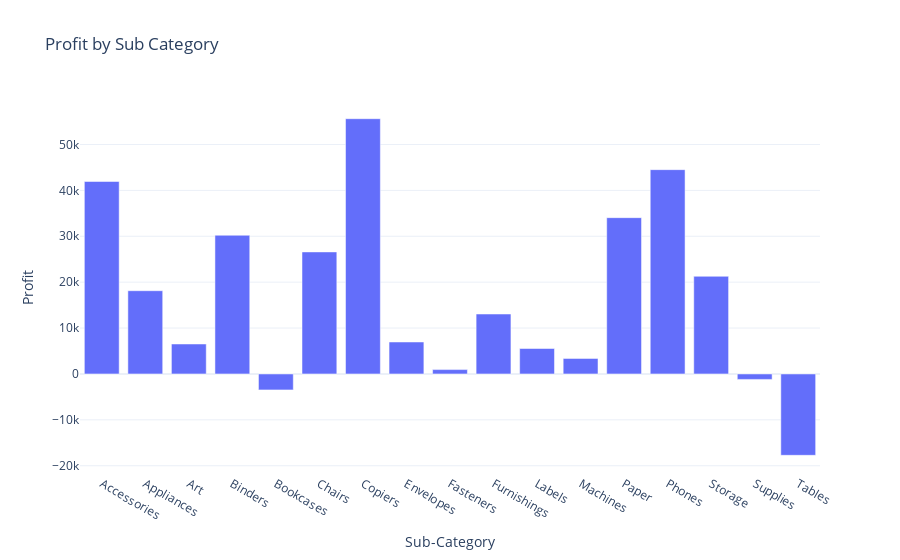

Notebook source saved alongside this figure:
### Code cell
fig=px.bar(profit_by_subcategory,x='Sub-Category',y='Profit',title='Profit by Sub Category')
fig.show()

### Figure 1 — Plotly figure (JSON) as saved in the notebook; plotly's stock layout.template omitted (floating-point values rounded to 4 significant figures)
{"data": [{"alignmentgroup": "True", "hovertemplate": "Sub-Category=%{x}<br>Profit=%{y}<extra></extra>", "legendgroup": "", "marker": {"color": "#636efa", "pattern": {"shape": ""}}, "name": "", "offsetgroup": "", "orientation": "v", "showlegend": false, "textposition": "auto", "type": "bar", "x": ["Accessories", "Appliances", "Art", "Binders", "Bookcases", "Chairs", "Copiers", "Envelopes", "Fasteners", "Furnishings", "Labels", "Machines", "Paper", "Phones", "Storage", "Supplies", "Tables"], "xaxis": "x", "y": [41940.0, 18140.0, 6528.0, 30220.0, -3473.0, 26590.0, 55620.0, 6964.0, 949.5, 13060.0, 5546.0, 3385.0, 34050.0, 44520.0, 21280.0, -1189.0, -17730.0], "yaxis": "y"}], "layout": {"autosize": true, "barmode": "relative", "legend": {"tracegroupgap": 0}, "title": {"text": "Profit by Sub Category"}, "xaxis": {"anchor": "y", "autorange": true, "domain": [0, 1], "range": [-0.5, 16.5], "title": {"text": "Sub-Category"}, "type": "category"}, "yaxis": {"anchor": "x", "autorange": true, "domain": [0, 1], "range": [-21800.0, 59690.0], "title": {"text": "Profit"}, "type": "linear"}}}
